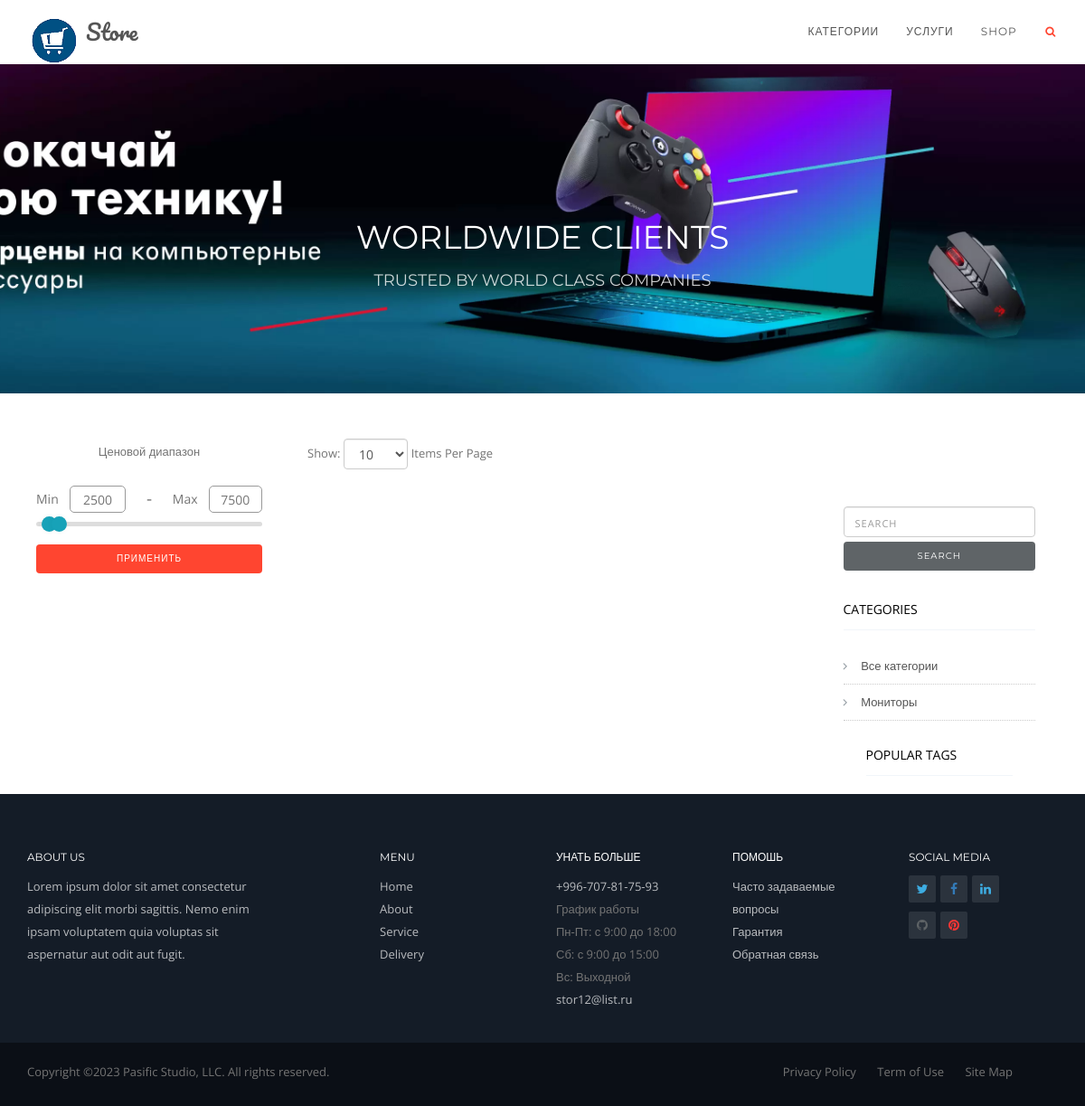
/monitor/, run on an earlier commit of the app's database.
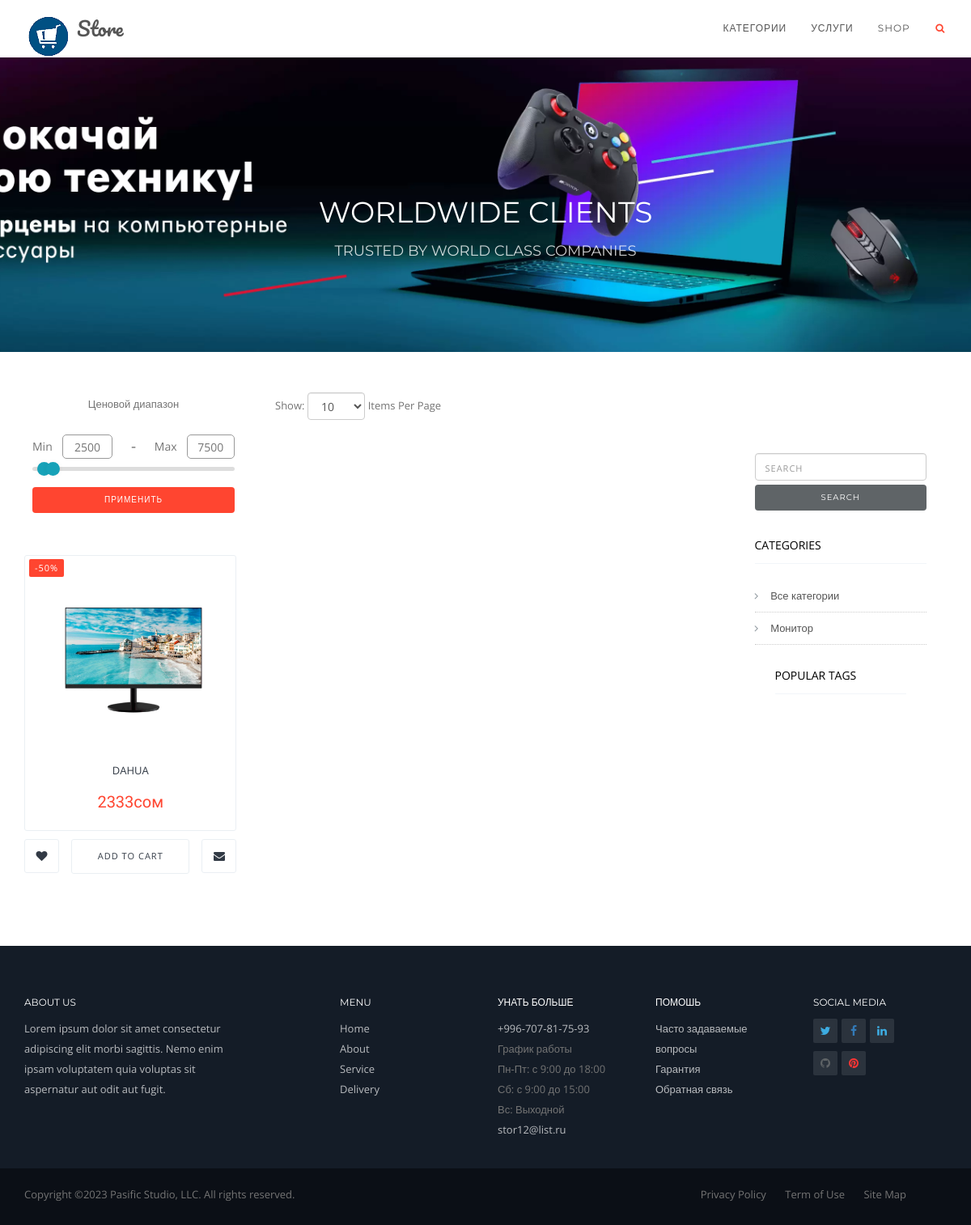
And on a later commit of the database.
### store/models.py (models this page shows, shortened)
class Category(models.Model):
    name = models.CharField("Категория", max_length=150)
    slug = models.SlugField(max_length=160, unique=True)
    class Meta:
        verbose_name = 'Категория'
        verbose_name_plural = 'Категория'
        ordering = ['id']

class Product(models.Model):
    title = models.CharField("Название товара", max_length=200)
    description = models.TextField("Описание")
    characteristic = models.TextField("Характеристика")
    poster = models.ImageField("Постер", upload_to="product/")
    price = models.PositiveIntegerField("Цена", default=0, help_text="указывать сумму в сомах")
    category = models.ForeignKey(
        Category, verbose_name="Категория", on_delete=models.PROTECT)
    available = models.ForeignKey(Available, verbose_name='Наличие товара', on_delete=models.SET_NULL, null=True)
    slug = models.SlugField(max_length=130, unique=True)
    draft = models.BooleanField("Черновик", default=False)
    def get_absolute_url(self):
        return reverse("store_detail", kwargs={"slug": self.category.slug, "post_slug": self.slug})
    class Meta:
        verbose_name = "Товар"
        verbose_name_plural = "Товары"
        ordering = ['price']

### store/views.py (the view)
# urls.py: path('<slug:slug>/', views.ProductView.as_view(), name='list'),
class ProductView(ListView):
    model = Product
    template_name = "store/store_category_list.html"
    paginate_by = 10  # Количество товаров на странице (пагинация)
    def get_queryset(self):
        category_slug = self.kwargs.get("slug")
        price_min = self.request.GET.get("price_min")
        price_max = self.request.GET.get("price_max")
        queryset = Product.objects.filter(draft=False, category__slug=category_slug).select_related('category')
        if price_min:
            queryset = queryset.filter(price__gte=price_min)
        if price_max:
            queryset = queryset.filter(price__lte=price_max)
        return queryset
    def get_context_data(self, **kwargs):
        context = super().get_context_data(**kwargs)
        context['filter_form'] = ProductFilterForm(self.request.GET)
        return context

### store/forms.py
class ProductFilterForm(forms.Form):
    price_min = forms.IntegerField(
        label="Минимальная цена",
        required=False,
        widget=forms.TextInput(attrs={"value": "2500", "class": "input-min", "type": "number"})
    )
    price_max = forms.IntegerField(
        label="Минимальная цена",
        required=False,
        widget=forms.TextInput(attrs={"value": "7500", "class": "input-max", "type": "number"})
    )

### store/templatetags/store_tag.py (called while the page is built)
def get_all_categories():
    return Category.objects.all()

@register.simple_tag()
def get_list_category():
    return get_all_categories()

### store/templates/store/store_category_list.html
{% extends 'store/base.html' %}
{% load static %}
{% block content %}
<header class="pt100 pb100 parallax-window-2 mt70" data-parallax="scroll" data-speed="0.5"
        data-image-src="{% static 'store/img/bg/promo.webp' %}" data-positionY="1000">
    <div class="intro-body text-center">
        <div class="container">
            <div class="row">
                <div class="col-md-12 pt50">
                    <h1 class="brand-heading font-montserrat text-uppercase color-light" data-in-effect="fadeInDown">
                        Worldwide Clients</h1>
                    <h4 class="brand-heading font-montserrat text-uppercase color-light alpha8"
                        data-in-effect="fadeInDown">Trusted by World Class Companies</h4>
                </div>
            </div>
        </div>
    </div>
</header>
<section id="shop" class="bg-light pt25">
    <div class="container">
        <div class="row">
            <div class="col-md-9 text-center">
                {% include 'store/tags/filter.html' %}
                {% include 'store/tags/list.html' %}
            </div>
            {% include 'include/sidebar.html' %}
        </div>
    </div>
</section>
{% endblock content %}

### store/templates/store/tags/list.html (shortened to what this page needs)
<div class="row">
    {% for product in product_list %}
    <div class="col-md-4 col-sm-4 col-xs-4">
        <div class="shop-item-container-in">
            <div class="shop-label bg-pasific">-50%</div>
            <div class="gallery2 center-block"><img src="{{ product.poster.url }}" alt="shop item" class="ramka center-block">
            </div>
            <a href="{{ product.get_absolute_url }}"><h4 class="shop-item-title">{{ product.title }}</h4></a>
            <span class="shop-item-price">{{ product.price }}сом</span>
        </div>
        <div class="row">
            <div class="col-sm-3 col-xs-3">
                <a href="#" class="add-to-wishlist" data-toggle="tooltip" title="Add to wishlist">
                    <i class="fa fa-heart"></i>
                </a>
            </div>
            <div class="col-sm-6 col-xs-6">
                <a href="#" class="add-to-cart">
                    Add to cart
                </a>
            </div>
            <div class="col-sm-3 col-xs-3">
                <a href="#" class="send-to-friend" data-toggle="tooltip" title="Send to friend">
                    <i class="fa fa-envelope"></i>
                </a>
            </div>
        </div>
    </div>
    {% endfor %}
    <div class="row mb25 animated" data-animation-delay="700">
        <div class="col-md-12 text-center">
        </div>
    </div>
</div>

### store/templates/include/sidebar.html (shortened to what this page needs)
{% load mptt_tags store_tag %}
<div id="sidebar" class="col-md-3 mt25 animated" data-animation="fadeInRight" data-animation-delay="250">
    <div class="mt75 pr25 pl25 clearfix">
        <form action="{% url 'search' %}" method="get">
            <div class="form-group">
                <input type="search" class="form-control" name="q" id="searchshop" placeholder="Search" required="">
            </div>
            <button type="submit" class="button button-sm button-block button-dark mt-10">Search</button>
        </form>
    </div>
    <div class="pr25 pl25 clearfix">
        <h5 class="mt25">
            Categories
        </h5>
        <ul class="shop-sidebar pl25">
            {% if cat_selected == 0 %}
            <li class="selected">Все категории</li>
            {% else %}
            <li><a href="{% url 'home' %}">Все категории</a></li>
            {% endif %}
            <ul>
                {% get_list_category as list_category %}
                {% for node in list_category %}
                <li class="selected"><a href="{% url 'list' node.slug %}">{{ node.name }}</a></li>
                {% endfor %}
            </ul>
        </ul>
        <div class="pr25 pl25 clearfix">
            <h5 class="mt25">
                Popular Tags
            </h5>
        </div>
    </div>
</div>

What changed in the data, as far as the page shows it:
now on this page (row edited): Product: poster (picture), title "DAHUA", price "2333"
changed Category: name "Мониторы" → "Монитор"
